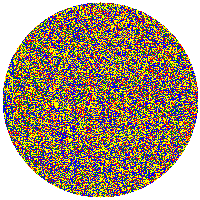
#> input picture ALGORTIMA_ANALIZI_ODEV_SOURCES-20230520T204113Z-001/139.png, 200 x 200 px; its folder holds 4 pictures in this run
$ python main.py
#> lines starting #> are read from the running program, lines starting #| are printed output that depends on the picture

import os
os.system("pip install pillow")
os.system("pip install numpy")
from PIL import Image
import numpy as np

def benzerlik_hesapla(img1, img2):
    gri_img1 = np.mean(img1, axis=2)#resimlerin gri tona dönüştürülmesi
    gri_img2 = np.mean(img2, axis=2)
    normalize_img1 = (gri_img1 - np.mean(gri_img1)) / np.std(gri_img1)#verilerin numpy dizisinde saklanması
    normalize_img2 = (gri_img2 - np.mean(gri_img2)) / np.std(gri_img2)
    korelasyon = np.sum(normalize_img1 * normalize_img2) / (normalize_img1.shape[0] * normalize_img1.shape[1])#korelasyon işlemi
    return korelasyon

def find_similar_images(image_paths):
    images = [] # 1 kere tekrar eder
    for path in image_paths:# n kere tekrar eder
        image = np.array(Image.open(path)) # n * 1 kere tekrar eder
        images.append(image)# n * 1 kere tekrar eder
    benzerlik_skorlari = np.zeros((len(images), len(images))) # 1 kere tekrar eder
    for i in range(len(images)):#n kere tekrar eder
        for j in range(i+1, len(images)):# n * (n-1) kere tekrar eder
            skor = benzerlik_hesapla(images[i], images[j]) # n * (n-1) * 1 kere tekrar eder
            benzerlik_skorlari[i, j] = skor# n * (n-1) * 1 kere tekrar eder
            benzerlik_skorlari[j, i] = skor# n * (n-1) * 1 kere tekrar eder

    en_cok_benzeyen_gorseller = []# 1 kere tekrar eder
    for i in range(len(images)):#n kere tekrar eder
        most_similar_index = np.argmax(benzerlik_skorlari[i])# n * 1 kere tekrar eder
        en_cok_benzeyen_gorseller.append((i, most_similar_index, benzerlik_skorlari[i, most_similar_index]))#n * 1 kere tekrar eder

    en_cok_benzeyen_gorseller.sort(key=lambda x: x[2], reverse=True)#n kere tekrar eder

    for image_pair in en_cok_benzeyen_gorseller:#n kere tekrar eder
        image1_path = image_paths[image_pair[0]]#n * 1 kere tekrar eder
        image2_path = image_paths[image_pair[1]]# n * 1 kere tekrar eder
        benzerlik_skoru = image_pair[2]

        if benzerlik_skoru == 1.0:# n * 1 kere tekrar eder
            print("iki görsel de aynı:", image1_path, image2_path)# n * 1 kere tekrar eder
        print("birinci görsel: {}, ikinci görsel: {}, benzerlik oranı: %{}".format(image1_path, image2_path, 100*benzerlik_skoru))#n * 1 kere tekrar eder

"""
algoritmadaki iterasyonun hesaplanması:
    T(n) = 4n^2 - 4n  + 7n * 1 + 6n + 3
        = 4n^2 + 9n + 3 olarak hesaplanır dolayısıyla big o notasyonu:
        O(n^2) şeklindedir.
"""


def get_image_paths():
    path  = os.listdir()
    for i in path:
        if i == "ALGORTIMA_ANALIZI_ODEV_SOURCES-20230520T204113Z-001":
            os.chdir(i)
    img_path = os.listdir()
    return img_path

def main():
    image_paths = get_image_paths()
    find_similar_images(image_paths)
#> in find_similar_images, image is the input picture: shape (200, 200, 4); mean R, G, B, A 100.9, 82.8, 61.1, 190.9
#> the loop in find_similar_images, `for i in range(len(images)):#n kere tekrar eder` made 4 passes
#> pass 1, in benzerlik_hesapla, `gri_img1 = np.mean(img1, axis=2)#resimlerin gri tona dönüştürülmesi`:
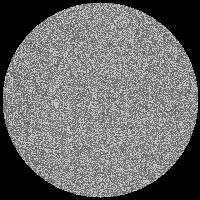
#> gri_img1: shape (200, 200) float64; min 0, max 255, mean 108.9
#> pass 1, in benzerlik_hesapla, `gri_img2 = np.mean(img2, axis=2)`:
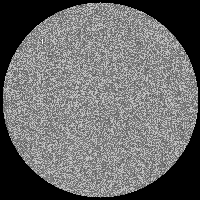
#> gri_img2: shape (200, 200) float64; min 0, max 255, mean 108.8

main()
